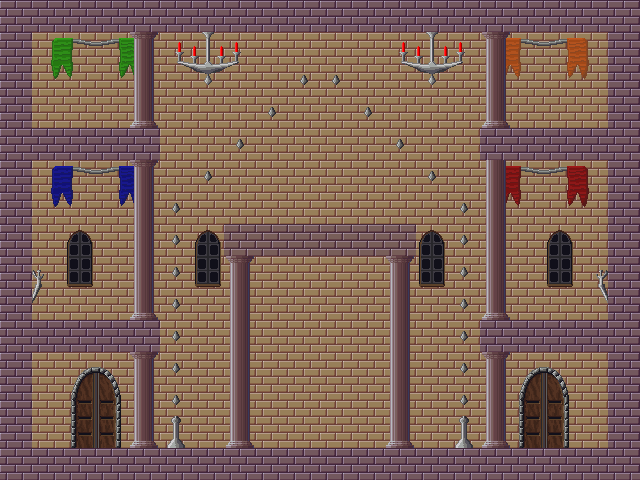

A 2D game scene composited from a Tiled map and its tileset images. What follows is a short description and the map's XML, with each tile layer's data collapsed to a summary:
An orthogonal 20x15 tile map with 32x32 px tiles, 3 tile layers (backbackground, background, foreground), 3 tilesets and 19 objects (2x boost, player1, player2, player3, player4).

<map version="1.0" orientation="orthogonal" renderorder="right-down" width="20" height="15" tilewidth="32" tileheight="32" backgroundcolor="#55557f" nextobjectid="52">
 <tileset firstgid="1" name="castle_tileset_part1_0" tilewidth="32" tileheight="32" tilecount="672">
  <image source="../img/map/castle_tileset_part1_0.png" width="512" height="1344" />
 </tileset>
 <tileset firstgid="673" name="castle_tileset_part2" tilewidth="32" tileheight="32" tilecount="336">
  <image source="../img/map/castle_tileset_part2.png" width="512" height="672" />
 </tileset>
 <tileset firstgid="1009" name="castle_tileset_part3" tilewidth="32" tileheight="32" tilecount="192">
  <image source="../img/map/castle_tileset_part3.png" width="512" height="384" />
 </tileset>
 <layer name="backbackground" width="20" height="15">
  <data>[300 cells, 300 non-empty, 1 distinct tile ids]</data>
 </layer>
 <layer name="background" width="20" height="15">
  <data>[300 cells, 111 non-empty, 61 distinct tile ids]</data>
 </layer>
 <layer name="foreground" width="20" height="15">
  <data>[300 cells, 190 non-empty, 15 distinct tile ids]</data>
 </layer>
 <objectgroup name="player">
  <object id="1" name="player1" x="56" y="224" width="48" height="75">
   <properties>
    <property name="frameheight" value="75" />
    <property name="framewidth" value="100" />
    <property name="image" value="dwarf_blue" />
   </properties>
  </object>
  <object id="43" name="player2" x="536" y="224" width="48" height="75">
   <properties>
    <property name="frameheight" value="75" />
    <property name="framewidth" value="100" />
    <property name="image" value="dwarf_red" />
   </properties>
  </object>
  <object id="44" name="player3" x="56" y="40" width="48" height="75">
   <properties>
    <property name="frameheight" value="75" />
    <property name="framewidth" value="100" />
    <property name="image" value="dwarf_green" />
   </properties>
  </object>
  <object id="45" name="player4" x="528" y="40" width="48" height="75">
   <properties>
    <property name="frameheight" value="75" />
    <property name="framewidth" value="100" />
    <property name="image" value="dwarf_brown" />
   </properties>
  </object>
 </objectgroup>
 <objectgroup name="collision">
  <object id="19" x="32" y="320" width="128" height="24" />
  <object id="20" x="480" y="320" width="128" height="24" />
  <object id="22" x="608" y="160" width="32" height="160" />
  <object id="23" x="608" y="32" width="32" height="96" />
  <object id="24" x="480" y="128" width="128" height="24" />
  <object id="25" x="32" y="0" width="576" height="32" />
  <object id="26" x="32" y="128" width="128" height="24" />
  <object id="27" x="32" y="448" width="576" height="32" />
  <object id="28" x="608" y="352" width="32" height="96" />
  <object id="30" x="0" y="352" width="32" height="96" />
  <object id="32" x="224" y="224" width="192" height="24" />
  <object id="35" x="0" y="160" width="32" height="160" />
  <object id="36" x="0" y="32" width="32" height="96" />
 </objectgroup>
 <objectgroup name="boost">
  <object id="48" type="boost" x="448" y="416" width="32" height="32" />
  <object id="51" type="boost" x="160" y="416" width="32" height="32" />
 </objectgroup>
</map>
